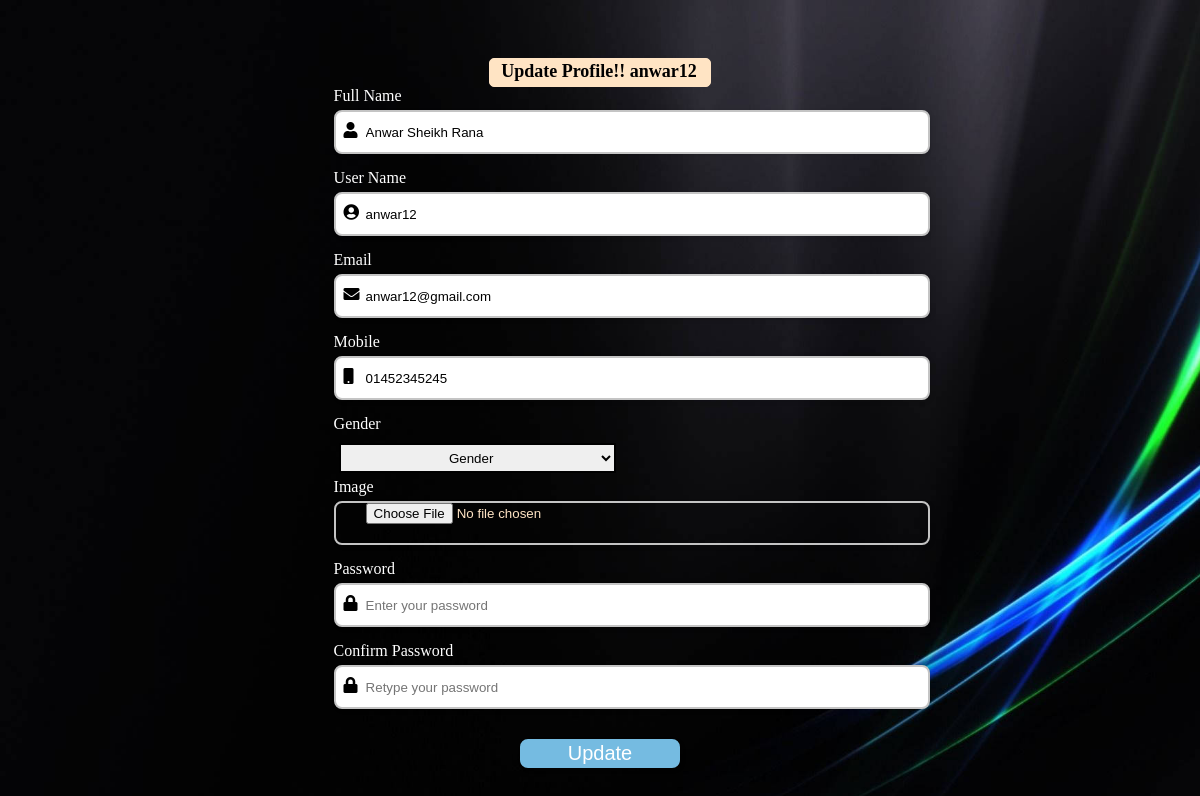
The page /controller/seller_update.php?update_profile=anwar12 (signed in) on the database its author committed.
### tables this page shows
CREATE TABLE `sellers` (
  `id` int(250) NOT NULL,
  `fullname` varchar(250) NOT NULL,
  `username` varchar(250) NOT NULL,
  `email` varchar(250) NOT NULL,
  `mobile` varchar(30) NOT NULL,
  `gender` varchar(200) NOT NULL,
  `image` varchar(250) NOT NULL,
  `password` varchar(250) NOT NULL
);

### controller/seller_update.php (the view, shortened to what this page needs)
<?php
include("../model/connection.php");
$varr = $_SESSION['user'];
  $sql = "Select * from `sellers` where username = '$varr'";
  $result = mysqli_query($conn,$sql);
  $row = mysqli_fetch_assoc($result);
  $fullname = $row['fullname'];
  $username = $row['username'];
  $email = $row['email'];
  $mobile = $row['mobile'];
?>
<!DOCTYPE html>
<html lang="en">
<head>
    <link
      rel="stylesheet"
      href="https://use.fontawesome.com/releases/v5.15.4/css/all.css"
    />
    <link rel="stylesheet" href="../view/css/signup.css">
</head>
<body>
    <div class="container" align ="center">
    <form name="signupData"  method ="post" enctype="multipart/form-data" action = "<?php echo htmlspecialchars($_SERVER["PHP_SELF"]); ?>">
    <span><?php echo "Update Profile!!  " .$_SESSION['user']; ?></span>
     <div>
        <label for="fullname">Full Name</label>
        <i class="fas fa-user"></i>
        <input type="text" name= "fullname" placeholder="Enter your Full Name" value ="<?php echo $fullname;?>">
        </div>
        <div>
    <label for="username">User Name</label>
    <i class="fas fa-user-circle"></i>
    <input type="text" name="username" id="username" placeholder="Enter your Username" value ="<?php echo $username;?>" readonly>
    </div>
            <div>
        <label for="email">Email</label>
        <i class="fas fa-envelope"></i>
        <input type="text" name="email" placeholder="Enter your email" value ="<?php echo $email;?>" >
        </div>
        <div>
        <label for="email">Mobile</label>
        <i class="fas fa-mobile"></i>
        <input type="text" name="mobile" placeholder="Enter your Mobile No."  value ="<?php echo $mobile;?>">
        </div>
                <label>Gender</label>
                <select name="gender" id="gender"  value ="<?php echo $gender;?>">
                    <option value="">Gender</option>
                  </select>
        <div>
        <label for="uploadFile">Image</label></td>
        <input style="color: bisque;" type="file" name="uploadFile" accept=".jpg, .jpeg, .png" value="<?php echo $row['image']?>"/>
        </div>
        <div>
        <label for="password">Password</label>
        <i class="fas fa-lock"></i>
        <input type="password" name="password1" placeholder="Enter your password" >
        </div>
        <div>
        <label for="password">Confirm Password</label>
        <i class="fas fa-lock"></i>
        <input type="password" name="password2" placeholder="Retype your password" >
        </div>
        <button type="submit" value="submit" name ="submit">Update</button>
	</form>
    </div>
</body>
</html>

### view/css/signup.css (style rules this page uses)
body { background-image: url("../images/bg.jpg"); background-repeat: no-repeat; background-size: cover; }
select#gender { border: 2px solid black; margin: 5px; width: 52%; text-align: center; height: 30px; }
span { background-color: bisque; border: 1px solid bisque; border-radius: 5px; display: block; text-align: center; width: 40%; font-size: 18px; font-weight: 700; margin-left: auto; margin-right: auto; padding: 2px 4px 4px 2px; font-family: cursive; }
form { display: flex; flex-direction: column; justify-content: center; width: 45%; padding: 50px; }
form div input { width: 100%; height: 40px; border-radius: 8px; outline: none; border: 2px solid #c4c4c4; padding: 0 30px; box-shadow: 2px 2px 4px rgba(0, 0, 0, 0.1); }
label { display: block; margin-bottom: 5px; text-align: left; color: white; }
form div { position: relative; margin-bottom: 15px; }
form div i { position: absolute; padding: 12px 1px 3px 10px; }
button { margin-top: 15px; width: 30%; height: 45%; display: flex; justify-content: center; background-color: #75bbe1; border: 2px solid #75bbe1; border-radius: 8px; color: #fff; font-size: 20px; cursor: pointer; box-shadow: 2px 2px 4px rgba(0, 0, 0, 0.1); transition: all 0.1s ease; margin-left: auto; margin-right: auto; }

### rows shown on the page
sellers: fullname "Anwar Sheikh Rana", username "anwar12", email "anwar12@gmail.com", mobile "01452345245"

### other values the page prints
$_SESSION['user'] "anwar12"
